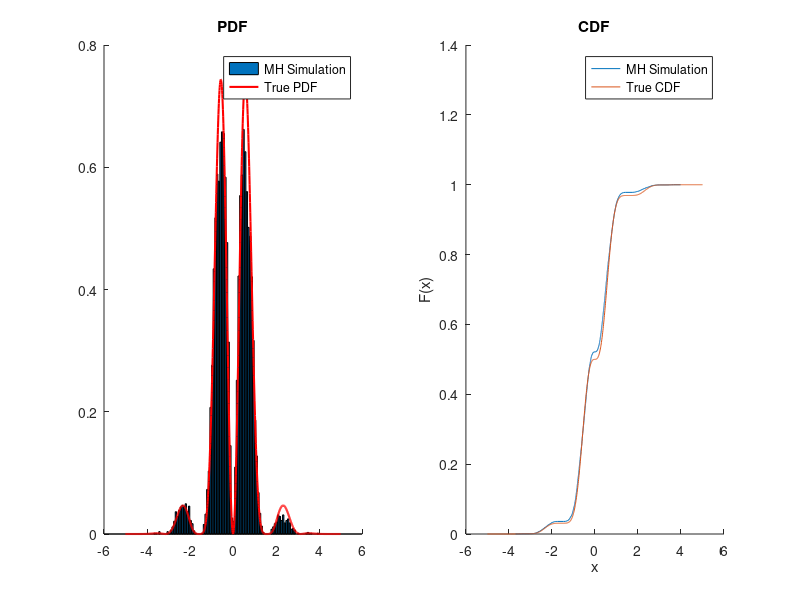

This figure's MATLAB source: (Note: this script raises an error after producing the figure.)

% Question 2


%% 2 (a)
n = 10000; 
x = zeros(n+1, 1); 
x(1) = randn();
i = 2;

while i <= n+1
    
    % sample new x from N(x_old, 1) (random walk MH)
    tmp = randn() + x(i-1);
    
    % calculate the acceptance rate 
    r = (cos(tmp)^2 * sin(2*tmp)^2 * normpdf(tmp))/(cos(x(i-1))^2 * sin(2*x(i-1))^2 * normpdf(x(i-1)));
    
    if rand() < r
        x(i) = tmp;
        i = i + 1;
    end
end


% For plotting the pdf and cdf
t = -5:0.01:5; 
p = cos(t).^2 .* sin(2*t).^2 .* normpdf(t); 
[f, xtick] = hist(x, 100);
figure(1); 
subplot(1,2,1);
hold all
bar(xtick, f / trapz(xtick, f))
plot(t, p / trapz(t, p), 'r-', 'LineWidth', 1.5)
hold off
legend('MH Simulation', 'True PDF');
title('PDF');
subplot(1,2,2);
hold all; 
ecdf(x); 
plot(t, cumsum(p / trapz(t, p)) * 0.01)
hold off;
legend('MH Simulation', 'True CDF');
title('CDF');

% assign v = x for part c
v = x;

%% Question 2(c)

rng('default');
n = 1000; 
x0 = 2.0; % initial state of x
x = [x0; zeros(n, 1)];
% Generate 1000 x and y
for i = 2:n+1
    x(i) = x(i-1) + randn();
end
y = x + randsample(v, n+1, true);


% apply the kalman filter
y_hat = q2kf(y, std(v)^2); 
error = y - y_hat; 

display('MSE of Kalman Filter = ');
display(mean(error.^2)); 

% for plotting
figure(2); 
subplot(2,1,1);
hold all;
plot(1:1:n, y(2:end), 'LineWidth', 1.5);
plot(1:1:n, y_hat(2:end), 'g-', 'LineWidth', 2.0);
hold off;
xlim([0, 1000]); 
legend('Measurement', 'KF Estimate'); 
title('Measurement/KF Filter')

subplot(2,1,2);
hold all;

plot(error(2:end)/y_hat(2:end)*100, 'r.', 'MarkerSize', 15.0);
plot(zeros(n, 1), 'k-', 'LineWidth', 2.0);
title('Error Percentage')




%% Question 2(e)
% simulations using different number of particles
numparticles = round(100 * 1.5.^(0:20));
mse = zeros(length(numparticles), 1);
pvar = zeros(length(numparticles), 1);

% might take a while
tic();
for i = 1:length(numparticles)
    pf = q2pf(y, numparticles(i)); 
    mse(i) = mean((y - pf(:,1)).^2);
    pvar(i) = mean(pf(:,2));
end
toc();

% plotting
figure(3);
hold all;
plot(numparticles, mse, 'b-', 'LineWidth', 3.0);
plot(numparticles, pvar, 'r-', 'LineWidth', 3.0);
hold off;
set(gca, 'xscale', 'log');
xlabel('Number of Particles');
legend('MSE of Particle Filter', 'Mean Variance of Particles')
